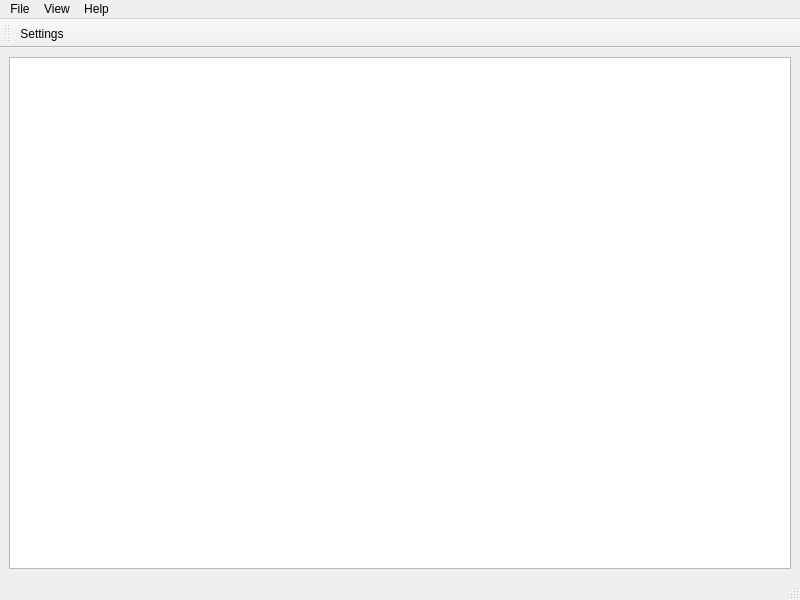
<?xml version="1.0" encoding="UTF-8"?>
<ui version="4.0">
 <class>MainWindow</class>
 <widget class="QMainWindow" name="MainWindow">
  <property name="geometry">
   <rect>
    <x>0</x>
    <y>0</y>
    <width>800</width>
    <height>600</height>
   </rect>
  </property>
  <property name="windowTitle">
   <string>MainWindow</string>
  </property>
  <widget class="QWidget" name="centralwidget">
   <layout class="QHBoxLayout" name="horizontalLayout">
    <item>
     <widget class="QTableView" name="tableView"/>
    </item>
   </layout>
  </widget>
  <widget class="QMenuBar" name="menubar">
   <property name="geometry">
    <rect>
     <x>0</x>
     <y>0</y>
     <width>800</width>
     <height>22</height>
    </rect>
   </property>
   <widget class="QMenu" name="menuFile">
    <property name="title">
     <string>File</string>
    </property>
    <addaction name="actionSettings"/>
    <addaction name="actionQuit"/>
   </widget>
   <widget class="QMenu" name="menuHelp">
    <property name="title">
     <string>Help</string>
    </property>
   </widget>
   <widget class="QMenu" name="menuView">
    <property name="title">
     <string>View</string>
    </property>
   </widget>
   <addaction name="menuFile"/>
   <addaction name="menuView"/>
   <addaction name="menuHelp"/>
  </widget>
  <widget class="QStatusBar" name="statusbar"/>
  <widget class="QToolBar" name="toolBar">
   <property name="windowTitle">
    <string>toolBar</string>
   </property>
   <attribute name="toolBarArea">
    <enum>TopToolBarArea</enum>
   </attribute>
   <attribute name="toolBarBreak">
    <bool>false</bool>
   </attribute>
   <addaction name="actionSettings"/>
  </widget>
  <action name="actionSettings">
   <property name="text">
    <string>Settings</string>
   </property>
   <property name="shortcut">
    <string>Ctrl+S</string>
   </property>
  </action>
  <action name="actionQuit">
   <property name="text">
    <string>Quit</string>
   </property>
   <property name="shortcut">
    <string>Ctrl+Q</string>
   </property>
  </action>
 </widget>
 <resources/>
 <connections/>
</ui>
